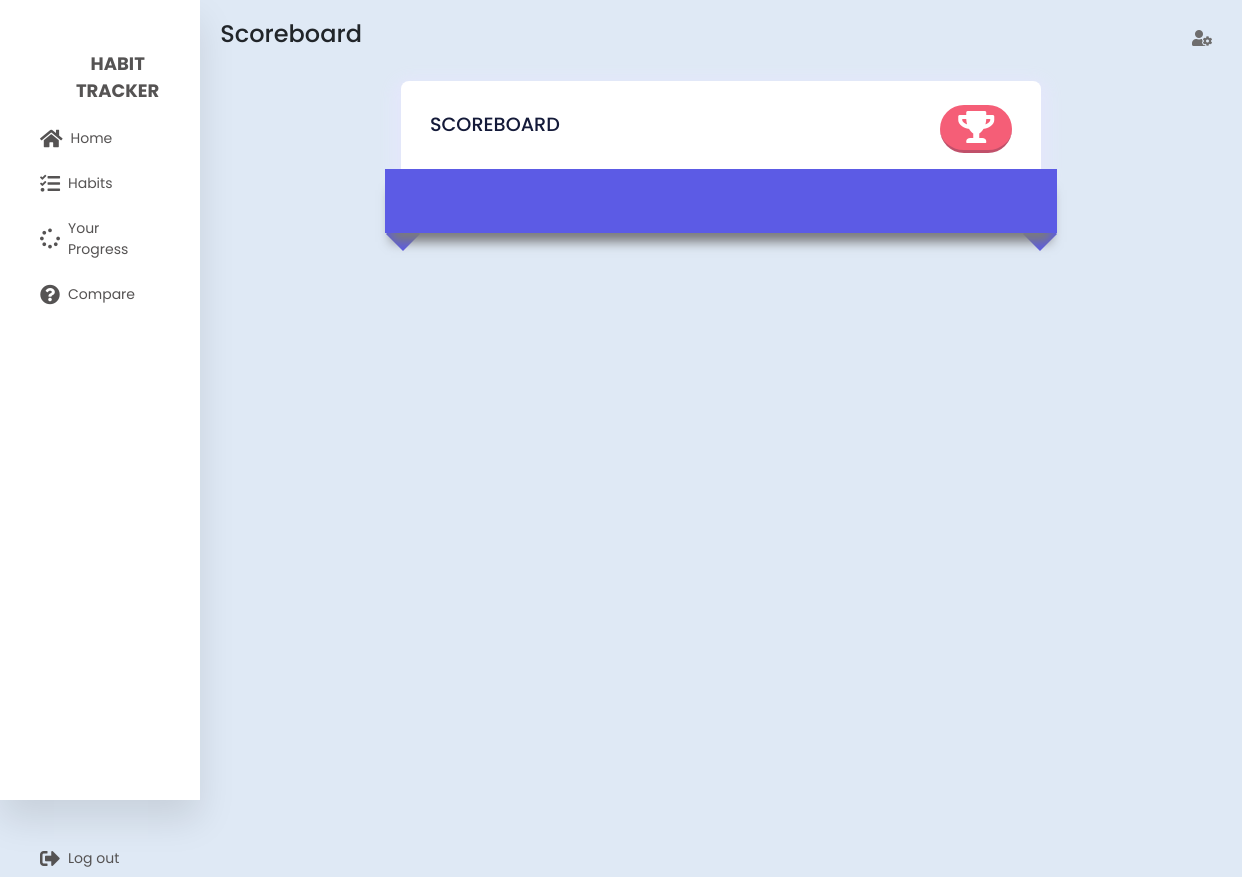
The page /compare/7 (signed in) on the database as committed earlier.
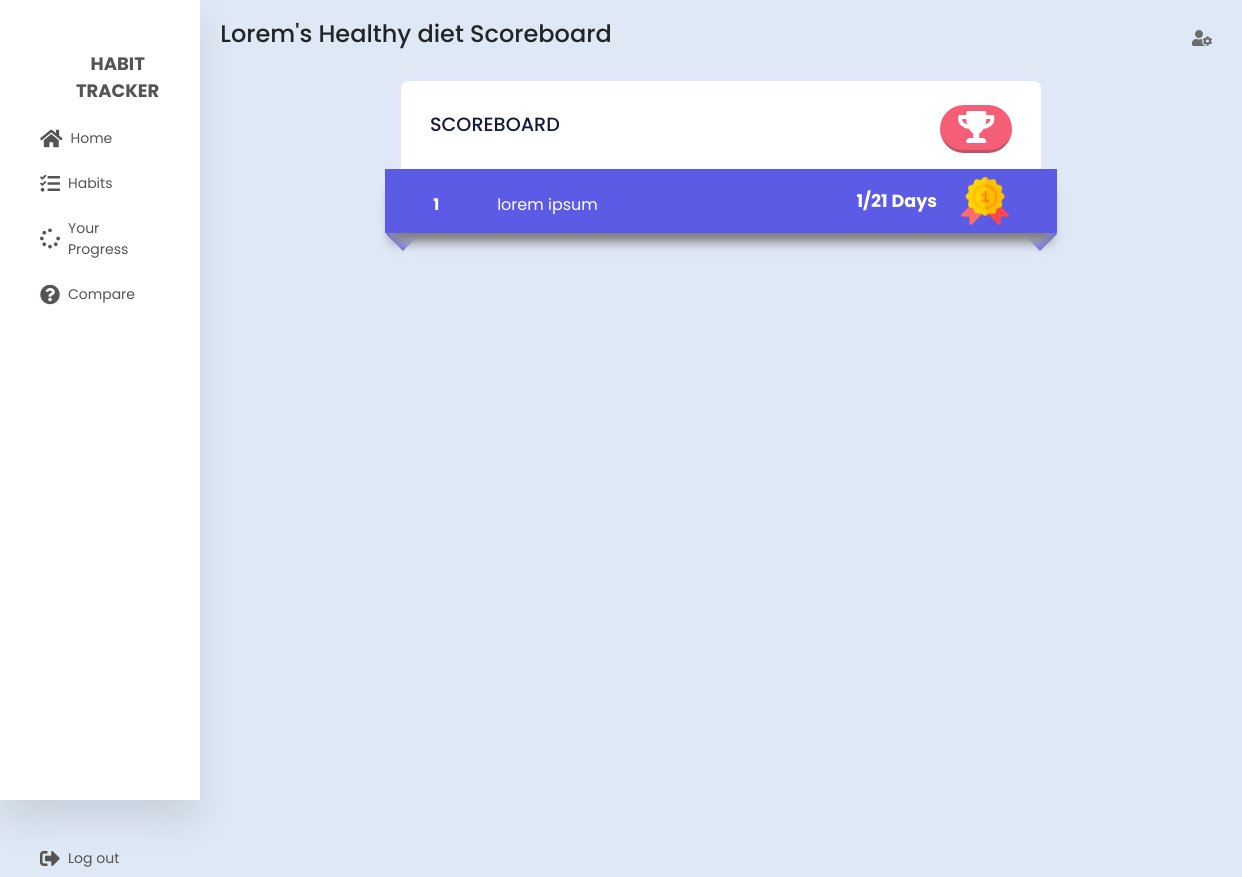
The same page on the database as committed later.
### tables this page shows
CREATE TABLE habits (
        id INTEGER PRIMARY KEY AUTOINCREMENT,
        title VARCHAR(250) NOT NULL,
        duration INTEGER NOT NULL,
        user_id INTEGER NOT NULL,
        created_at TIMESTAMP DEFAULT CURRENT_TIMESTAMP,
        updated_at TIMESTAMP,
        FOREIGN KEY (user_id) REFERENCES users(id)
    );

CREATE TABLE users (
    id INTEGER PRIMARY KEY AUTOINCREMENT,
    created TIMESTAMP NOT NULL DEFAULT CURRENT_TIMESTAMP,
    name VARCHAR(250) NOT NULL,
    email VARCHAR(250) NOT NULL,
    pass VARCHAR(250) NOT NULL
);

CREATE TABLE day_progress (
        id INTEGER PRIMARY KEY AUTOINCREMENT,
        completed_days INTEGER NOT NULL DEFAULT 0,
        user_id INTEGER NOT NULL,
        habit_id INTEGER NOT NULL,
        created_at TIMESTAMP DEFAULT CURRENT_TIMESTAMP,
        updated_at TIMESTAMP,
        FOREIGN KEY (user_id) REFERENCES users(id),
        FOREIGN KEY (habit_id) REFERENCES habits(id)
    );

### server.py (the view)
@app.route("/compare/<int:habit_id>")
def compare_de(habit_id):
	if not is_logged_in():
		return redirect(url_for("loginPage"))
	habit = get_habit_by_id(habit_id)
	users = get_day_progress_by_habit_id(habit_id)
	return render_template('compare_details.html', habit=habit, users=users);

### dbconnection.py (called while the page is built)
def get_db_connection():
    conn = sqlite3.connect('database.db')
    conn.row_factory = sqlite3.Row
    return conn

### server.py (called while the page is built)
def is_logged_in():
	if not session.get("user_id"):
		return False
	else:
		return True

### services/habits.py (called while the page is built)
def get_habit_by_id(id=0):
    conn = dbconnection()
    habit = conn.execute("SELECT * FROM habits WHERE id = ?",(id,)).fetchone()
    conn.close()
    return habit

def get_day_progress_by_habit_id(habit_id=0):
    conn = dbconnection()
    habits = conn.execute("select day_progress.*, users.email, users.name from day_progress inner join users on day_progress.user_id=users.id where day_progress.habit_id=? order by day_progress.completed_days desc",(habit_id,)).fetchall()
    conn.commit()
    conn.close()
    return habits

### templates/compare_details.html
{% with title='Habits - Details | Habit Tracker' %} {% include "header.html" %}
{% endwith %}
<link rel="stylesheet" href="/static/css/compare_details.css" />
<section class="main">
	<div class="main-top">
		<h1>{{habit['title']}} Scoreboard</h1>
		<i class="fas fa-user-cog"></i>
	</div>
	<div class="maincontainer">
		<main>
			<div id="header">
				<h1>Scoreboard</h1>
				<button class="share">
					<i class="fas fa-trophy"></i>
				</button>
			</div>
			<div id="leaderboard">
				<div class="ribbon"></div>
				<table>
					{% block list %}
					{% for i in range(users|length) %}
					<tr>
						<td class="number">{{i+1}}</td>
						<td class="name">{{users[i]['name']}}</td>
						<td class="points">
							{{users[i]['completed_days']}}/{{habit['duration']}} Days
							{% if i== 0 %}
								<img class="gold-medal"
											src="/static/img/gold-medal.png"
											alt="gold medal" />
							{% endif %}
						</td>
					</tr>
					{% endfor %} {% endblock %}
				</table>
			</div>
		</main>
	</div>
</section>
{% include 'footer.html' %}

Rows that differ between the two databases and show on the page:
added habits: title "Lorem's Healthy diet", duration "21"
now on this page (row unchanged): users: name "lorem ipsum"
added day_progress: completed_days "1"
Other text that changed with them:
new list line: "1 / Days"
